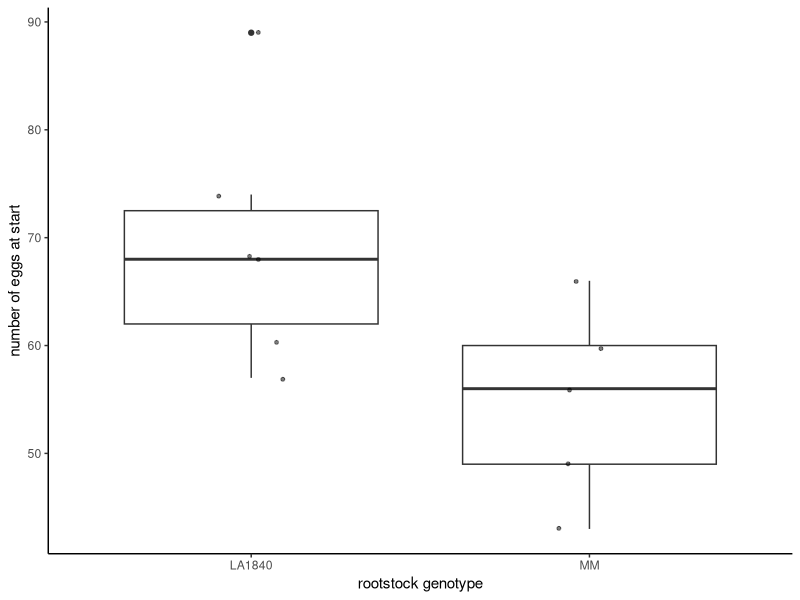
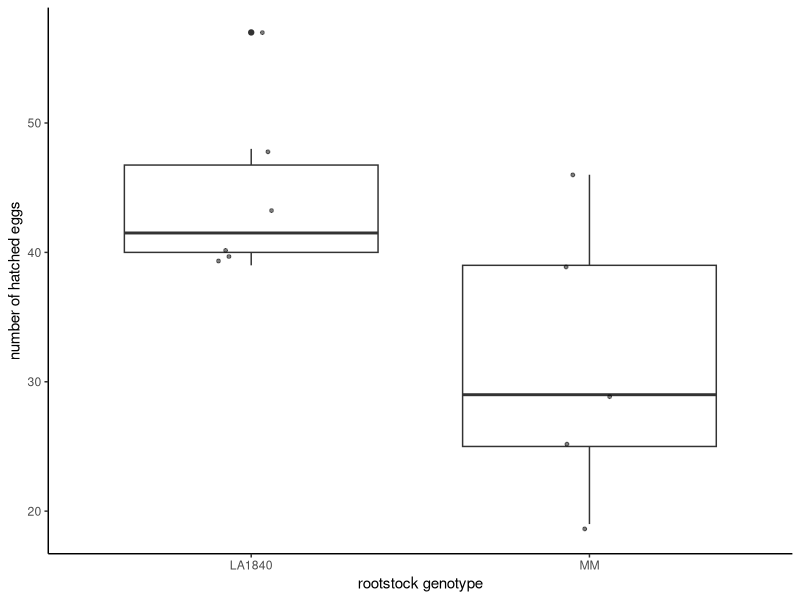
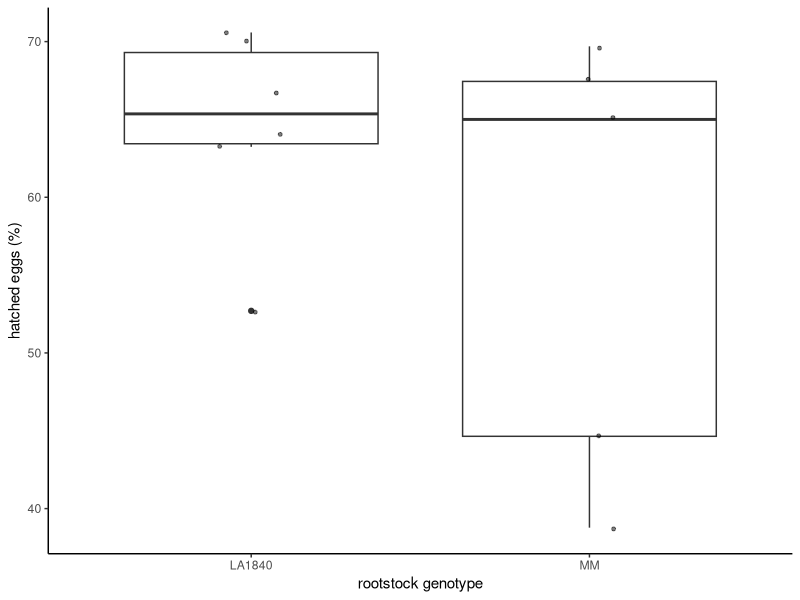

Here is the R script that generated these plots, in order:
## ---- chunk 1
knitr::opts_chunk$set(echo = TRUE, 
                      warning = FALSE, 
                      message = FALSE, 
                      fig.width = 8, 
                      fig.height = 5, 
                      fig.align = "center")
suppressPackageStartupMessages(library("ggplot2"))
suppressPackageStartupMessages(library("ggrepel"))
suppressPackageStartupMessages(library("dplyr"))
suppressPackageStartupMessages(library("skimr"))
suppressPackageStartupMessages(library("Hmisc"))
suppressPackageStartupMessages(library("tidyr"))
suppressPackageStartupMessages(library("car"))
suppressPackageStartupMessages(library("rstatix"))
## ---- chunk 2
flies <- read.csv("raw_data.csv", 
                         header = T, 
                         sep = ",", 
                         dec = ".", 
                         check.names = FALSE)
# The first 10 rows of the data
knitr::kable(flies[1:10,1:8])
## ---- chunk 3
flies <- flies %>%     
  dplyr::filter(place != 4) %>%     
  dplyr::filter(place < 13)
## ---- chunk 4
flies <- flies %>%
  mutate(stage = as.factor(stage)) %>%
  pivot_wider(names_from = stage, values_from = number) 
## ---- chunk 5
flies <- flies %>%
  mutate(fourth_exuviae = `5_late_fourth_instar` + `6_exuviea`) %>%
  group_by(place) %>%
  mutate(`5_completed_lifecycle` = cumsum(fourth_exuviae)) %>%
  mutate(`6_total_fourth_instars` = `4_early_fourth_instar` + `5_completed_lifecycle`) %>%
  ungroup()
## ---- chunk 6
flies <- flies %>%
  select(-`5_late_fourth_instar`, -`6_exuviea`, -fourth_exuviae)
## ---- chunk 7
flies <- flies %>%
  pivot_longer(cols = `0_egg`:`6_total_fourth_instars`, 
               names_to = "stage", values_to = "number")
## ---- chunk 8
flies <- flies %>%
  mutate(percentage_from_eggs = number / eggs_start * 100) %>%
  mutate(percentage_from_hatched = number / hatched * 100)

## ---- chunk 9
flies_wide <- flies  %>%
  select(-percentage_from_eggs) %>%
  select(-percentage_from_hatched)
## ---- chunk 10
flies_wide <- flies_wide %>%
  mutate(stage = as.factor(stage)) %>%
  pivot_wider(names_from = stage, values_from = number) 
## ---- chunk 11
flies_wide <- flies_wide %>%
  mutate(total = rowSums(flies_wide[,8:12], na.rm = TRUE)) %>%
  mutate(percentage_from_eggs = total / eggs_start * 100) %>%
  mutate(percentage_from_hatched = total / hatched * 100)
## ---- chunk 12
flies_wide %>%
  group_by(genotype) %>%
  get_summary_stats(`0_egg`, type = "mean_sd")

## ---- chunk 13
flies_wide %>%  
  ggplot(., aes(x = genotype, y = `0_egg`)) +
  geom_boxplot()  +
  geom_jitter(size = 1, alpha = 0.5, width = 0.1) +
  labs(y="number of eggs at start", 
       x= "rootstock genotype") +
  theme_classic()
## ---- chunk 14

shapiro.test(resid(aov(flies_wide$`0_egg`~flies_wide$genotype)))
## ---- chunk 15
leveneTest(`0_egg`~genotype, data = flies_wide)
## ---- chunk 16
flies_wide %>%
  group_by(genotype) %>%
  identify_outliers(`0_egg`)
## ---- chunk 17
flies_wide %>%
  t_test(`0_egg` ~ genotype, var.equal = TRUE) %>%
  add_significance()
## ---- chunk 18
flies_wide %>%
  cohens_d(`0_egg` ~ genotype, var.equal = TRUE)
## ---- chunk 19
flies_wide %>%  
  mutate(day = as.factor(day)) %>%
  group_by(genotype) %>%
  dplyr::filter(day=="2") %>%
  get_summary_stats(hatched, type = "mean_sd")
## ---- chunk 20
flies_wide %>%  
  mutate(day = as.factor(day)) %>%
  dplyr::filter(day == "2") %>% 
  ggplot(., aes(x = genotype, y = hatched)) +
  geom_boxplot()  +
  geom_jitter(size = 1, alpha = 0.5, width = 0.1) +
  labs(y="number of hatched eggs",
       x= "rootstock genotype") +
  theme_classic()
## ---- chunk 21
flies_wide %>%  
  mutate(day = as.factor(day)) %>%
  dplyr::filter(day == "2") %>%
  group_by(genotype) %>%
  shapiro_test(hatched)
## ---- chunk 22
flies_wide %>%  
  mutate(day = as.factor(day)) %>%
  dplyr::filter(day == "2") %>%
  levene_test(hatched~genotype)
## ---- chunk 23
flies_wide %>%  
  mutate(day = as.factor(day)) %>%
  dplyr::filter(day == "2") %>%
  group_by(genotype) %>%
  identify_outliers(hatched)
## ---- chunk 24
flies_wide %>%  
  mutate(day = as.factor(day)) %>%
  dplyr::filter(day == "2") %>%
  t_test(hatched ~ genotype, var.equal = TRUE) %>%
  add_significance()
## ---- chunk 25
flies_wide %>%  
  mutate(day = as.factor(day)) %>%
  dplyr::filter(day == "2") %>%
  cohens_d(hatched ~ genotype, var.equal = TRUE)
## ---- chunk 26
flies_wide <- flies_wide %>%
  mutate(perc_hatched = hatched/eggs_start*100) %>%  
  mutate(day = as.factor(day))

flies_wide %>%
  group_by(genotype) %>%
  dplyr::filter(day=="2") %>%
  get_summary_stats(perc_hatched, type = "mean_sd")
## ---- chunk 27
flies_wide %>%
  dplyr::filter(day == "2") %>% 
  ggplot(., aes(x = genotype, y = perc_hatched)) +
  geom_boxplot()  +
  geom_jitter(size = 1, alpha = 0.5, width = 0.1) +
  labs(y="hatched eggs (%)",
       x= "rootstock genotype") +
  theme_classic()
## ---- chunk 28
flies_wide %>% 
  dplyr::filter(day == "2") %>%
  group_by(genotype) %>%
  shapiro_test(perc_hatched)
## ---- chunk 29
flies_wide %>% 
  dplyr::filter(day == "2") %>%
  levene_test(perc_hatched~genotype)
## ---- chunk 30
flies_wide %>%
  dplyr::filter(day == "2") %>%
  group_by(genotype) %>%
  identify_outliers(perc_hatched)
## ---- chunk 31
flies_wide %>%
  dplyr::filter(day == "2") %>%
  t_test(perc_hatched ~ genotype, var.equal = TRUE) %>%
  add_significance()
## ---- chunk 32
flies_wide %>% 
  dplyr::filter(day == "2") %>%
  cohens_d(perc_hatched ~ genotype, var.equal = TRUE)
